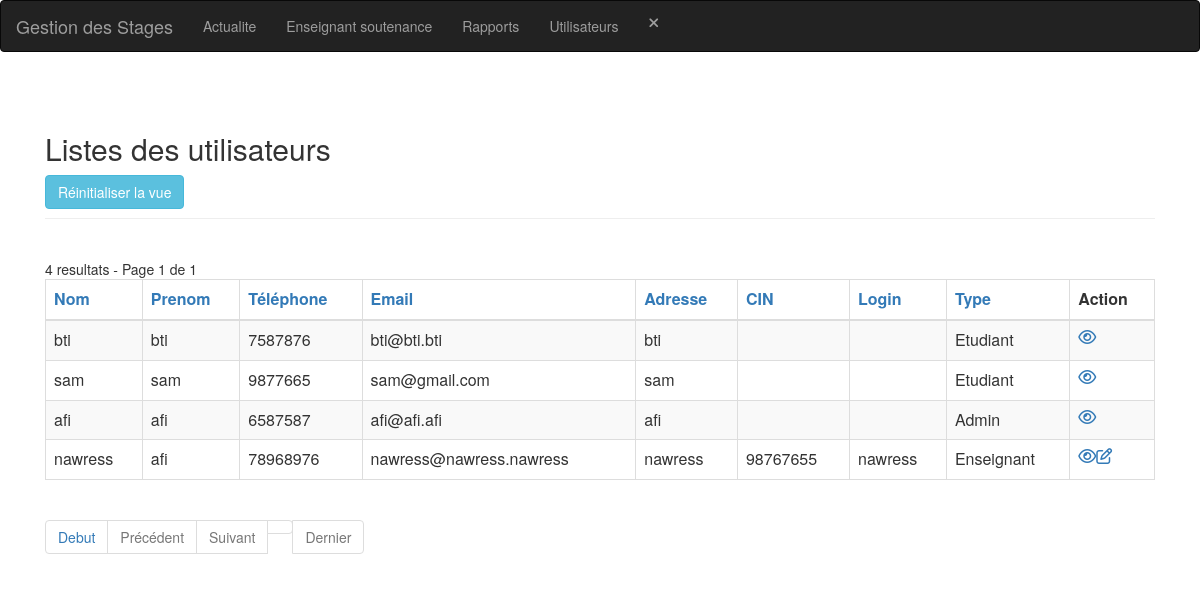
Screenshot of /utilisateur-index.php (signed in) with the database file from the repository.
### tables this page shows
CREATE TABLE IF NOT EXISTS `utilisateur` (
  `id` int(11) NOT NULL AUTO_INCREMENT,
  `nom` varchar(30) NOT NULL,
  `prenom` varchar(30) NOT NULL,
  `tel` int(30) NOT NULL,
  `email` varchar(50) NOT NULL,
  `adresse` varchar(50) NOT NULL,
  `cin` varchar(10) NOT NULL,
  `login` varchar(30) NOT NULL,
  `pwd` varchar(30) NOT NULL,
  `approuver` int(11) NOT NULL,
  `type` int(11) NOT NULL,
  PRIMARY KEY (`id`),
  UNIQUE KEY `login` (`login`)
);

### config.php (called while the page is built, shortened)
<?php
$no_of_records_per_page = 8;

### utilisateur-index.php (the view, shortened to what this page needs)
<?php
include_once('header.php');
include_once('navbar.php');
?>
<section class="pt-5">
    <div class="container-fluid">
        <div class="row">
            <div class="col-md-12">
                <div class="page-header clearfix">
                    <h2 class="float-left">Listes des utilisateurs</h2>
                    <a href="utilisateur-index.php" class="btn btn-info float-right mr-2">Réinitialiser la vue</a>
                </div>
                <br>
                <?php
                require_once "config.php";
                $domain     = $_SERVER['HTTP_HOST'];
                $script   = $_SERVER['SCRIPT_NAME'];
                $parameters   = $_SERVER['QUERY_STRING'];
                $protocol = strpos(strtolower($_SERVER['SERVER_PROTOCOL']), 'https')
                    === FALSE ? 'http' : 'https';
                $currenturl = $protocol . '://' . $domain . $script . '?' . $parameters;
                if (isset($_GET['pageno'])) {
                    $pageno = $_GET['pageno'];
                } else {
                    $pageno = 1;
                }
                $offset = ($pageno - 1) * $no_of_records_per_page;
                $total_pages_sql = "SELECT COUNT(*) FROM utilisateur";
                $result = mysqli_query($link, $total_pages_sql);
                $total_rows = mysqli_fetch_array($result)[0];
                $total_pages = ceil($total_rows / $no_of_records_per_page);
                $order = 'id';
                $sort = 'desc';
                $sql = "SELECT * FROM utilisateur ORDER BY $order $sort LIMIT $offset, $no_of_records_per_page";
                $count_pages = "SELECT * FROM utilisateur";
                if (!empty($_GET['search'])) {
                    $search = ($_GET['search']);
                    $sql = "SELECT * FROM utilisateur
                            WHERE CONCAT (nom,prenom,tel,email,adresse,cin,login,pwd,approuver,type)
                            LIKE '%$search%'
                            ORDER BY $order $sort
                            LIMIT $offset, $no_of_records_per_page";
                    $count_pages = "SELECT * FROM utilisateur
                            WHERE CONCAT (nom,prenom,tel,email,adresse,cin,login,pwd,approuver,type)
                            LIKE '%$search%'
                            ORDER BY $order $sort";
                } else {
                    $search = "";
                }
                if ($result = mysqli_query($link, $sql)) {
                    if (mysqli_num_rows($result) > 0) {
                        if ($result_count = mysqli_query($link, $count_pages)) {
                            $total_pages = ceil(mysqli_num_rows($result_count) / $no_of_records_per_page);
                        }
                        $number_of_results = mysqli_num_rows($result_count);
                        echo " " . $number_of_results . " resultats - Page " . $pageno . " de " . $total_pages;
                        echo "<table class='table table-bordered table-striped'>";
                        echo "<thead>";
                        echo "<tr>";
                        echo "<th><a href=?search=$search&sort=&order=nom&sort=$sort>Nom</th>";
                        echo "<th><a href=?search=$search&sort=&order=prenom&sort=$sort>Prenom</th>";
                        echo "<th><a href=?search=$search&sort=&order=tel&sort=$sort>Téléphone</th>";
                        echo "<th><a href=?search=$search&sort=&order=email&sort=$sort>Email</th>";
                        echo "<th><a href=?search=$search&sort=&order=adresse&sort=$sort>Adresse</th>";
                        echo "<th><a href=?search=$search&sort=&order=cin&sort=$sort>CIN</th>";
                        echo "<th><a href=?search=$search&sort=&order=login&sort=$sort>Login</th>";
                        echo "<th><a href=?search=$search&sort=&order=type&sort=$sort>Type</th>";
                        echo "<th>Action</th>";
                        echo "</tr>";
                        echo "</thead>";
                        echo "<tbody>";
                        while ($row = mysqli_fetch_array($result)) {
                            $type = "Etudiant";
                            switch ($row['type']) {
                                case "2":
                                    $type = "Enseignant";
                                    break;
                                case "3":
                                    $type = "Admin";
                                    break;
                            }
                            echo "<tr>";
                            echo "<td>" . $row['nom'] . "</td>";
                            echo "<td>" . $row['prenom'] . "</td>";
                            echo "<td>" . $row['tel'] . "</td>";
                            echo "<td>" . $row['email'] . "</td>";
                            echo "<td>" . $row['adresse'] . "</td>";
                            if ($_SESSION['users']['type'] == 3) {
                                echo "<td>" . $row['cin'] . "</td>";
                                echo "<td>" . $row['login'] . "</td><td>";
                                if ($row['approuver'] == '0') {
                                    echo "Non approuver :<a href='actions.php?approuver=" . $row['id'] . "'>Activer</a>";
                                } else {
                                    echo "Approuver :<a href='actions.php?desapprouver=" . $row['id'] . "'>Desactiver</a>";
                                }
                            } elseif ($_SESSION['users']['id'] == $row['id']) {
                                echo "<td>" . $row['cin'] . "</td>";
                                echo "<td>" . $row['login'] . "</td>";
                            } else {
                                echo "<td></td><td>";
                            }
                            echo "<td>" . $type . "</td>";
                            echo "<td>";
                            echo "<a href='utilisateur-read.php?id=" . $row['id'] . "' title='Afficher enregistrement' data-toggle='tooltip'><i class='far fa-eye'></i></a>";
                            if ($_SESSION['users']['type'] == 3) {
                                echo "<a href='utilisateur-update.php?id=" . $row['id'] . "' title='Mettre à jour enregistrement' data-toggle='tooltip'><i class='far fa-edit'></i></a>";
                                echo "<a href='utilisateur-delete.php?id=" . $row['id'] . "' title='Supprimer enregistrement' data-toggle='tooltip'><i class='far fa-trash-alt'></i></a>";
                            } elseif ($_SESSION['users']['id'] == $row['id']) {
                                echo "<a href='utilisateur-update.php?id=" . $row['id'] . "' title='Mettre à jour enregistrement' data-toggle='tooltip'><i class='far fa-edit'></i></a>";
                            }
                            echo "</td>";
                            echo "</tr>";
                        }
                        echo "</tbody>";
                        echo "</table>";
                ?>
                        <ul class="pagination" align-right>
                            <?php
                            $new_url = preg_replace('/&?pageno=[^&]*/', '', $currenturl);
                            ?>
                            <li class="page-item"><a class="page-link" href="<?php echo $new_url . '&pageno=1' ?>">Debut</a></li>
                            <li class="page-item <?php if ($pageno <= 1) {
                                                        echo 'disabled';
                                                    } ?>">
                                <a class="page-link" href="<?php if ($pageno <= 1) {
                                                                echo '#';
                                                            } else {
                                                                echo $new_url . "&pageno=" . ($pageno - 1);
                                                            } ?>">Précédent</a>
                            </li>
                            <li class="page-item <?php if ($pageno >= $total_pages) {
                                                        echo 'disabled';
                                                    } ?>">
                                <a class="page-link" href="<?php if ($pageno >= $total_pages) {
                                                                echo '#';
                                                            } else {
                                                                echo $new_url . "&pageno=" . ($pageno + 1);
                                                            } ?>">Suivant</a>
                            </li>
                            <li class="page-item <?php if ($pageno >= $total_pages) {
                                                        echo 'disabled';
                                                    } ?>">
                                <a class="page-item"><a class="page-link" href="<?php echo $new_url . '&pageno=' . $total_pages; ?>">Dernier</a>
                            </li>
                        </ul>
                <?php
                    } else {
                        echo "<p class='lead'><em>Aucun enregistrement n'a été trouvé.</em></p>";
                    }
                } else {
                    echo "ERROR: Could not able to execute $sql. " . mysqli_error($link);
                }
                ?>
            </div>
        </div>
    </div>
</section>
<?php
include_once('footer.php');
?>

### rows the page displays
utilisateur: nom "bti", prenom "bti", tel "7587876", email "bti@bti.bti", adresse "bti", type "Etudiant"
utilisateur: nom "sam", prenom "sam", tel "9877665", email "sam@gmail.com", adresse "sam", type "Etudiant"
utilisateur: nom "afi", prenom "afi", tel "6587587", email "afi@afi.afi", adresse "afi", type "Admin"
utilisateur: nom "nawress", prenom "afi", tel "78968976", email "nawress@nawress.nawress", adresse "nawress", cin "98767655", login "nawress", type "Enseignant"

### other values shown
$number_of_results "4"
$pageno "1"
$total_pages "1"
